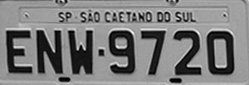
%> input picture PDI/Octave_code/Octave_Atividade_8/placa1.jpg, 249 x 85 px
$ octave AulaPratica_9_Fatiamento_Octave.m   (GNU Octave 9; MATLAB toolbox functions it lacks are replaced by stand-ins)
%> lines starting %> are read from the running program, lines starting %| are printed output that depends on the picture; in (x1, y1, x2, y2) boxes, pixels count from 0 and x2, y2 are one past the last pixel; in counts of white or black regions, pixels touching at a corner belong together; the program's own positions count from 1
%Fatiamento de intensidade
clc;
clear all;
close all;
clear colormap;
disp('*********************************************************************');
disp('****        C骴igo criado pelo Prof. Dr. Thiago Statella         ****');
disp('****        Disciplina: Processamento Digital de Imagens         ****');
disp('****  Instituto Federal de Educa玢o, Ci阯cia e Tecnologia de MT  ****');
disp('*********************************************************************');
disp(' ');
disp(' ');

%Fatiamento de intensidade
%Usando duas classes para segmentar a imagem de uma placa
Get0 = imread('placa1.jpg');
%> Get0 is the input picture: size 85x249 uint8; min 0, max 246, mean 123.7

%Definindo um limiar para o fatiamento
Limiar  = 100;
Dados   = Get0 > 100;
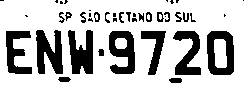
%> Dados: size 85x249 logical; 73.7% white; 42 black regions (19 under 20 px), largest, box (x1, y1, x2, y2) and area: (36, 30, 63, 74) 799, (68, 30, 93, 74) 773, (207, 31, 234, 75) 770
Dados   = double(Dados);%convertendo em double pra fazer a opera玢o aritmetica
Fundo   = 1 - Dados;

%Passando para o intervalo 0-255 e retornando as vari醰eis para inteiros
Dados  = uint8(Dados * 255);
Fundo  = uint8(Fundo * 255);
%Produzindo uma imagem colorida
[m,n] = size(Get0);
%> m = 85; n = 249
Out   = zeros(m,n,3);
Out(:,:,1) = Dados;
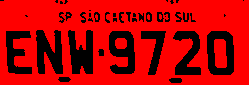
%> Out: size 85x249x3 double; mean R, G, B 187.9, 0, 0
Out(:,:,2) = Fundo;
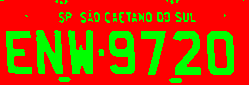
%> Out: size 85x249x3 double; mean R, G, B 187.9, 67.1, 0
Out(:,:,3) = Dados;
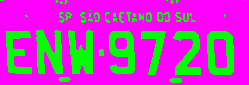
%> Out: size 85x249x3 double; mean R, G, B 187.9, 67.1, 187.9

figure,imshow(Get0),title('Imagem original');
figure,imshow(Out),title('Imagem fatiada');

%Fatiamento de intensidade
%Usando colormap para segmentar a imagem de precipita玢o
Get2 = imread('Lua.jpg');
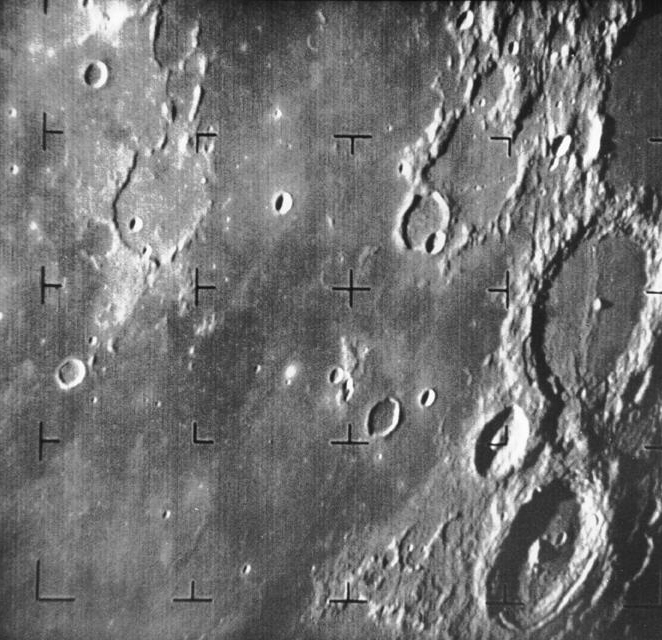
%> input picture PDI/Octave_code/Octave_Atividade_8/Lua.jpg, 662 x 640 px
%> Get2 is the input picture: size 640x662 uint8; min 3, max 255, mean 115

figure,imshow(Get2),title('Imagem original');
figure,imshow(Get2,colormap(jet)),title('Imagem fatiada');
%> after `imshow(Get2,colormap(jet))`:
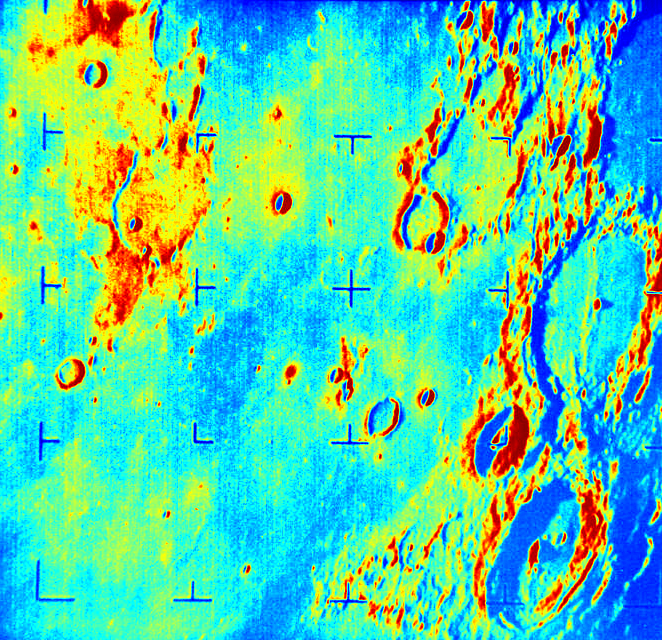
%> displayed picture: size 640x662x3, on the screen's scale of 0 to 255; mean R, G, B 89.3, 207.3, 164
colormap(jet);%escolhendo a paleta de cores
caxis([min(Get2(:)) max(Get2(:))])%for鏰ndo o range de cores a coincidir com valores min e max
%hcb=colorbar('horiz');
%set(get(hcb,'Xlabel'),'String','Valores de Precipita玢o');
